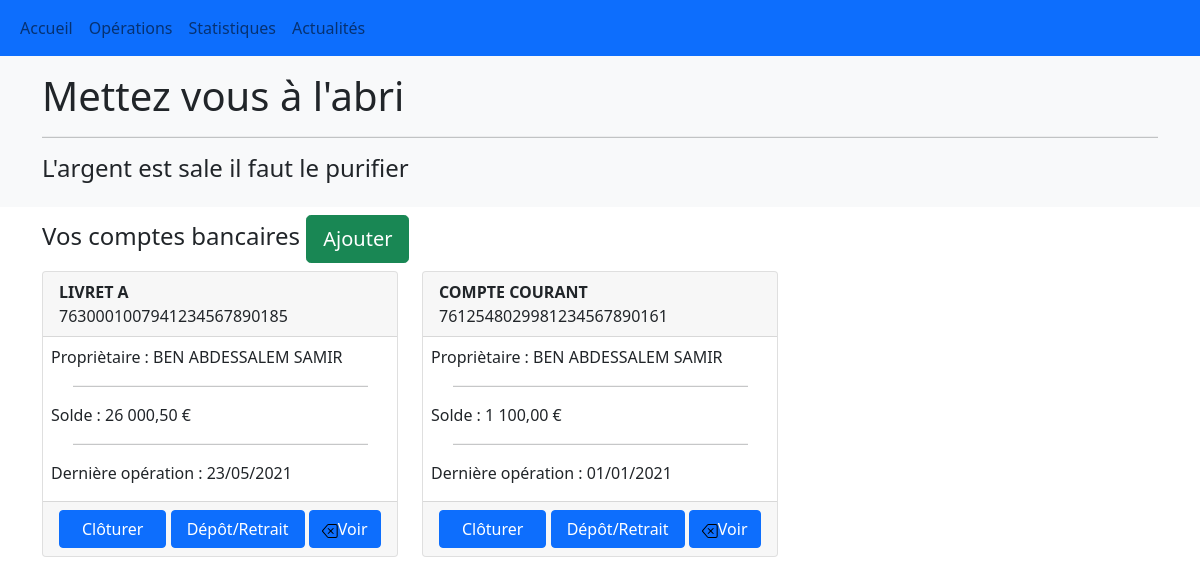
/comptes.php (signed in), run on the app's committed database.
### tables this page shows
CREATE TABLE compte (
  id int(10) UNSIGNED NOT NULL AUTO_INCREMENT,
  numcompte varchar(30) NOT NULL,
  typecompte_id int(10) UNSIGNED NOT NULL,
  date_ouverture date NOT NULL DEFAULT current_timestamp(),
  derniere_op date NOT NULL DEFAULT '1000-01-01',
  solde decimal(7,2) NOT NULL,
  titulaire_id int(10) UNSIGNED NOT NULL,
  PRIMARY KEY (id),
  FOREIGN KEY (titulaire_id) REFERENCES titulaire(id)
);

CREATE TABLE typecompte (
  id int(10) UNSIGNED NOT NULL AUTO_INCREMENT,
  nom varchar(80),
  PRIMARY KEY (id) 
);

CREATE TABLE titulaire (
  id int(10) UNSIGNED NOT NULL AUTO_INCREMENT,
  nom varchar(80)  NOT NULL,
  prenom varchar(80)  NOT NULL,
  email varchar(80)  NOT NULL,
  password varchar(80)  NOT NULL,
  PRIMARY KEY (id)
);

### comptes.php (the view, shortened to what this page needs)
<?php
  include "header.php" ;
  if (isset($_SESSION["user"]) && !empty($_SESSION["user"])) {
    $db_banque = Database::connect();
    $requete = "select compte.id, compte.numcompte, typecompte.nom as nomcompte, compte.date_ouverture,
    titulaire.nom, titulaire.prenom, compte.solde, compte.derniere_op
    from compte
    inner join titulaire on compte.titulaire_id = titulaire.id
    inner join typecompte on compte.typecompte_id = typecompte.id
    where titulaire.id = ?" ;
    $result = $db_banque->prepare($requete);
    $result->execute(array($_SESSION["user"]));
    $comptes = $result->fetchall(PDO::FETCH_ASSOC);
  }
?>
    <main>
      <section class="container">
        <p class="h4 mt-2">Vos comptes bancaires <a href="" class="btn btn-success btn-lg">Ajouter</a> </p>
        <div class="row">
          <?php foreach ($comptes as $compte) { ?>
          <div class="col-4">
            <div class="card">
              <div class="card-header font-weight-bold">
                <?php echo $compte['nomcompte'] ?> <br>
                <span> <?php echo $compte['numcompte'] ?> </span>
              </div>
              <div class="card_body">
                <p class="card-text px-2">Propriètaire : <?php echo $compte['nom'] . ' ' . $compte['prenom'] ?> </p>
                <hr class="col-10 offset-1">
                <p class="card-text px-2">Solde : <?php echo number_format($compte['solde'], 2, ',', ' ') . ' €' ?></p>
                <hr class="col-10 offset-1">
                <p class="card-text px-2">Dernière opération : <?php echo date("d/m/Y", strtotime($compte['derniere_op'])) ?> </p>
                <div class="card-footer mx-auto">
                  <a class="btn btn-primary col-4" href="#">Clôturer</a>
                  <a class="btn btn-primary col-5" href="#">Dépôt/Retrait</a>
                  <a class="btn btn-primary" href="compte.php?idcompte=<?php echo $compte['id'] ?>">
                  <img src="img/backspace.svg" alt="Bootstrap">Voir</a>
                </div>
              </div>
            </div>
          </div>
          <?php } ?>
        </section>
    </main>
<?php include "footer.php" ?>

### header.php (shortened to what this page needs)
<!doctype html>
<html class="no-js" lang="">
<head>
  <link href="https://cdn.jsdelivr.net/npm/bootstrap@5.0.0-beta3/dist/css/bootstrap.min.css" rel="stylesheet"
>
  <link rel="stylesheet" href="css/normalize.css">
  <link rel="stylesheet" href="css/main.css">
  <link rel="stylesheet" href="css/style.css">
</head>
<body>
  <header>
    <nav class="navbar navbar-light bg-primary navbar-expand">
      <div class="container-fluid">
          <div class="collapse navbar-collapse">
            <ul class="navbar-nav">
              <li class="nav-item">
                <a class="nav-link" href="../index.php">Accueil</a>
              </li>
              <li class="nav-item">
                <a class="nav-link" href="">Opérations</a>
              </li>
              <li class="nav-item">
                <a class="nav-link" href="">Statistiques</a>
              </li>
              <li class="nav-item">
                <a class="nav-link" href="../blog.php">Actualités</a>
              </li>
            </ul>
          </div>
        </nav>
      <div class="bg-light py-3">
        <section class="container">
          <p class="h1">Mettez vous à l'abri</p>
          <hr>
          <p class="h4"> L'argent est sale il faut le purifier</p>
        </section>
    </div>
    </header>

### footer.php (shortened to what this page needs)
</body>
</html>

### css/main.css (style rules this page uses)
html { color: #222; font-size: 1em; line-height: 1.4; }
hr { display: block; height: 1px; border: 0; border-top: 1px solid #ccc; margin: 1em 0; padding: 0; }
audio, canvas, iframe, img, svg, video { vertical-align: middle; }

### css/style.css (style rules this page uses)
body { min-height: 100vh; z-index: 2; }
.card-header { font-weight: bold; }
.card-header > span { font-weight:normal; }

### data on the page
compte: typecompte.nom "LIVRET A", numcompte "7630001007941234567890185", titulaire.nom "BEN ABDESSALEM", titulaire.prenom "SAMIR", solde "26 000,50", derniere_op "23/05/2021"
compte: typecompte.nom "COMPTE COURANT", numcompte "7612548029981234567890161", titulaire.nom "BEN ABDESSALEM", titulaire.prenom "SAMIR", solde "1 100,00", derniere_op "01/01/2021"
